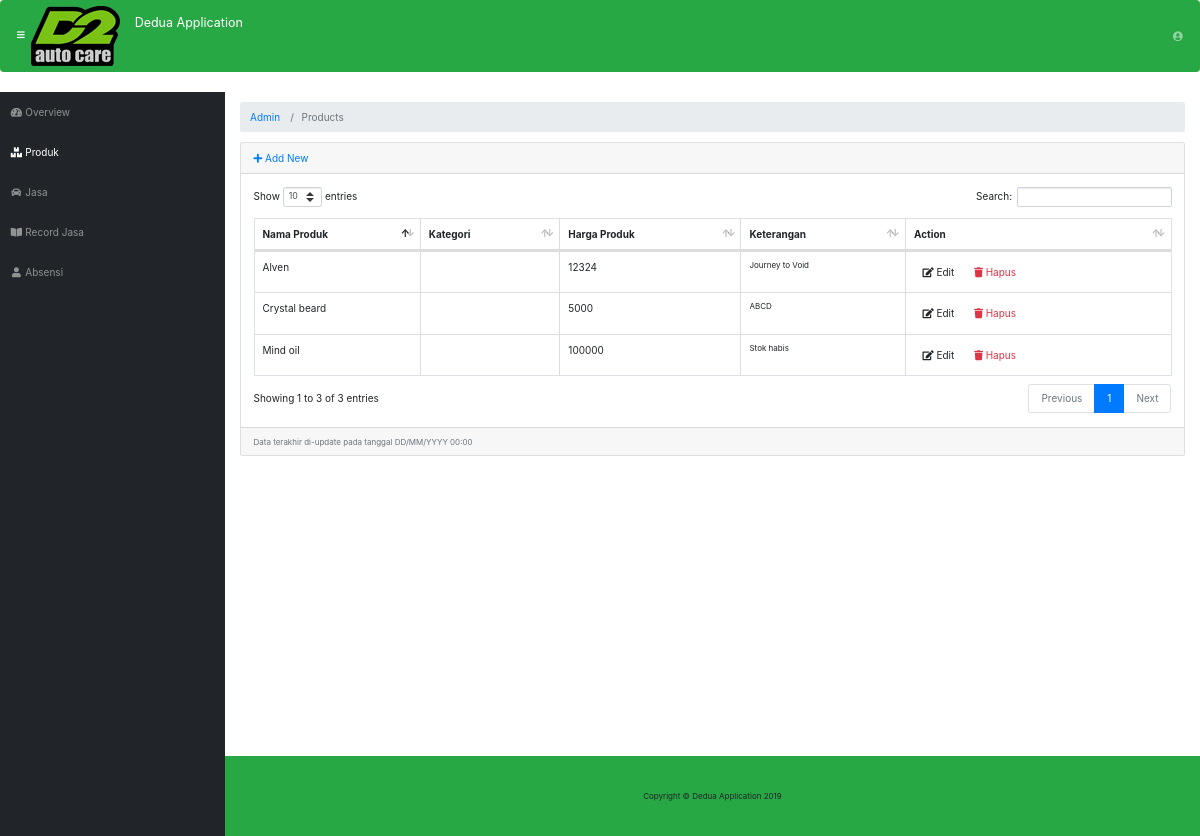
The page /index.php/admin/products on the database as committed earlier.
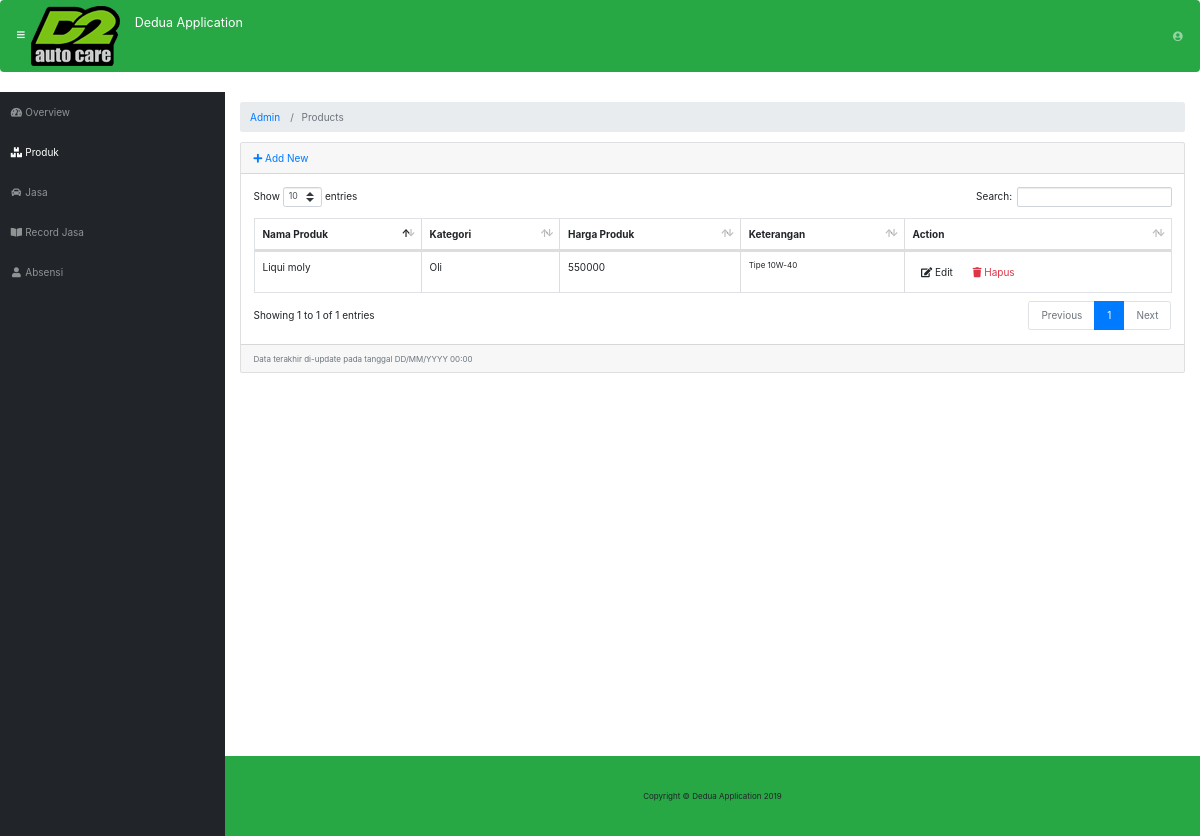
The same page on the database as committed later.
### tables this page shows
CREATE TABLE `produk` (
  `id_produk` varchar(64) NOT NULL,
  `nama_produk` varchar(255) NOT NULL,
  `image` varchar(255) NOT NULL DEFAULT 'default.jpg',
  `kategori` varchar(255) NOT NULL,
  `harga_produk` int(11) NOT NULL,
  `keterangan` text NOT NULL,
  `post_date` timestamp NOT NULL DEFAULT CURRENT_TIMESTAMP ON UPDATE CURRENT_TIMESTAMP
);

### application/controllers/admin/Products.php (called while the page is built, shortened)
<?php
class Products extends CI_Controller
{
    public function __construct()
    {
        $this->load->model("product_model");
        $this->load->library('form_validation');
    }
    public function index()
    {
        $data["products"] = $this->product_model->getAll();
        $this->load->view("admin/product/list", $data);
    }
}

### index.php (called while the page is built, shortened)
<?php
require_once BASEPATH.'core/CodeIgniter.php';

### application/models/Product_model.php (called while the page is built, shortened)
<?php defined('BASEPATH') OR exit('No direct script access allowed');
class Product_model extends CI_Model
{
    private $_table = "produk";
    public function getAll()
    {
        return $this->db->get($this->_table)->result();
    }
}

### application/views/admin/product/list.php (the view, shortened to what this page needs)
<!DOCTYPE html>
<html lang="en">
<head>
	<?php $this->load->view("admin/_partials/head.php") ?>
</head>
<body id="page-top">
	<?php $this->load->view("admin/_partials/navbar.php") ?>
	<div id="wrapper">
		<?php $this->load->view("admin/_partials/sidebar.php") ?>
		<div id="content-wrapper">
			<div class="container-fluid">
				<?php $this->load->view("admin/_partials/breadcrumb.php") ?>
				<div class="card mb-3">
					<div class="card-header">
						<a href="<?php echo site_url('admin/products/add') ?>"><i class="fas fa-plus"></i> Add New</a>
					</div>
					<div class="card-body">
						<div class="table-responsive">
							<table class="table table-bordered" id="dataTable" width="100%" cellspacing="0">
								<thead>
									<tr>
										<th>Nama Produk</th>
										<th>Kategori</th>
										<th>Harga Produk</th>
										<th>Keterangan</th>
										<th>Action</th>
									</tr>
								</thead>
								<tbody>
									<?php foreach ($products as $product): ?>
									<tr>
										<td width="150">
											<?php echo $product->nama_produk ?>
										</td>
										<td>
											<?php echo $product->kategori ?>
										</td>
										<td>
											<?php echo $product->harga_produk ?>
										</td>
										<td class="small">
											<?php echo substr($product->keterangan, 0, 120) ?></td>
										<td width="250">
											<a href="<?php echo site_url('admin/products/edit/'.$product->id_produk) ?>"
											 class="btn btn-small"><i class="fas fa-edit"></i> Edit</a>
											<a onclick="deleteConfirm('<?php echo site_url('admin/products/delete/'.$product->id_produk) ?>')"
											 href="#!" class="btn btn-small text-danger"><i class="fas fa-trash"></i> Hapus</a>
										</td>
									</tr>
									<?php endforeach; ?>
								</tbody>
							</table>
						</div>
					</div>
					<div class="card-footer small text-muted">Data terakhir di-update pada tanggal DD/MM/YYYY 00:00</div>
				</div>
			</div>
		</div>
	</div>
</body>
</html>

### application/views/admin/_partials/breadcrumb.php
<ol class="breadcrumb">
<?php foreach ($this->uri->segments as $segment): ?>
	<?php
		$url = substr($this->uri->uri_string, 0, strpos($this->uri->uri_string, $segment)) . $segment;
		$is_active =  $url == $this->uri->uri_string;
	?>
	<li class="breadcrumb-item <?php echo $is_active ? 'active': '' ?>">
		<?php if($is_active): ?>
			<?php echo ucfirst($segment) ?>
		<?php else: ?>
			<a href="<?php echo site_url($url) ?>"><?php echo ucfirst($segment) ?></a>
		<?php endif; ?>
	</li>
<?php endforeach; ?>
</ol>

Rows that differ between the two databases and show on the page:
removed produk: nama_produk "Crystal beard", harga_produk "5000", keterangan "ABCD"
removed produk: nama_produk "Mind oil", harga_produk "100000", keterangan "Stok habis"
removed produk: nama_produk "Alven", harga_produk "12324", keterangan "Journey to Void"
added produk: nama_produk "Liqui moly", kategori "Oli", harga_produk "550000", keterangan "Tipe 10W-40"
Other text that changed with them:
text written by a page script: "Show entries Search: Showing 1 to 3 of 3 entries Previous 1 Next" → "Show entries Search: Showing 1 to 1 of 1 entries Previous 1 Next"
